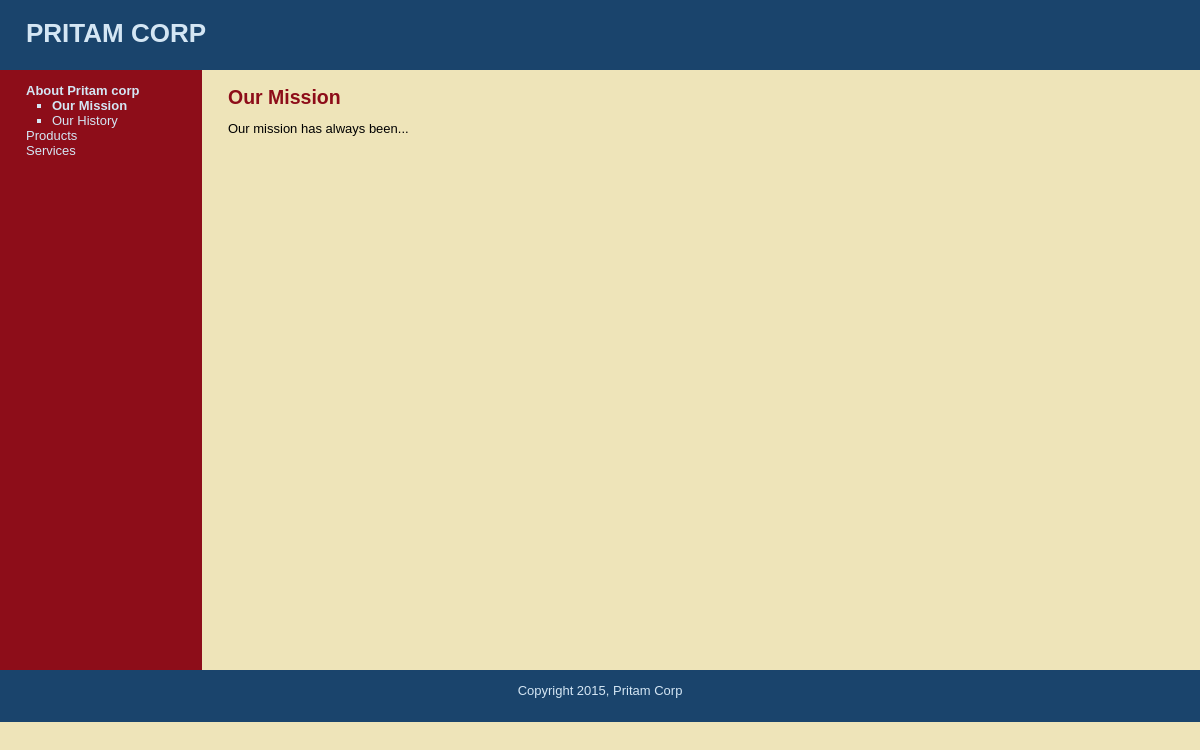
Page /index.php?subject=1 on the committed database.
### tables this page shows
CREATE TABLE `subjects` (
  `id` int(10) NOT NULL AUTO_INCREMENT,
  `menu_name` varchar(30) NOT NULL,
  `position` int(3) NOT NULL,
  `visible` tinyint(1) NOT NULL,
  PRIMARY KEY (`id`)
);

CREATE TABLE `pages` (
  `id` int(11) NOT NULL AUTO_INCREMENT,
  `subject_id` int(10) NOT NULL,
  `menu_name` varchar(30) NOT NULL,
  `position` int(3) NOT NULL,
  `visible` tinyint(1) DEFAULT NULL,
  `content` text,
  PRIMARY KEY (`id`),
  KEY `subject_id` (`subject_id`)
);

### public/index.php (the view, shortened to what this page needs)
<?php  require_once("../includes/db_connection.php"); ?>
<?php  require_once("../includes/functions.php"); ?>
<?php include("../includes/layouts/header.php"); ?>
<?php find_selected_page(true); ?>
<div id="main">
	<div id="navigation">
		<?php echo public_navigation($selected_subject_id,$selected_page_id); ?>
	</div>
	<div id="page">
		<?php
			if(isset($selected_page_id))
			{
				$page=find_page_by_id($selected_page_id,true);
		?>
				<div>
					<h2><?php echo htmlentities($page["menu_name"]); ?></h2>
					<?php echo nl2br(htmlentities($page["content"])); ?>
				</div>
		<?php
			}
			else
			{
		?>
				<h3>Welcome to Pritam Corp</h3>
		<?php
			}
		?>
	</div>
</div>
<?php include("../includes/layouts/footer.php"); ?>

### includes/functions.php (shortened to what this page needs)
<?php
	function mysql_prep($string)
	{
		global $connection;
		$escape_string = mysqli_real_escape_string($connection,$string);
		return $escape_string;
	}
	function find_all_subjects($public=true)
	{
		global $connection;
		$query = "SELECT * FROM subjects ";
		if($public)
			$query .= " WHERE visible = 1 ";
		$query .= "ORDER BY position ASC";
		$subject_set = mysqli_query($connection,$query);
		return $subject_set;
	}
	function find_pages_per_subject($subject_id,$public=true)
	{
		global $connection;
		$safe_subject_id = mysql_prep($subject_id);
		$query = "SELECT * FROM pages WHERE subject_id = {$safe_subject_id} ";
		if($public)
			$query .= " AND visible = 1 ";
		$query .= " ORDER BY position ASC";
		$page_set = mysqli_query($connection,$query);
		return $page_set;
	}
	function find_page_by_id($page_id,$public=true)
	{
		global $connection;
		$safe_page_id = mysql_prep($page_id);
		$query = "SELECT * FROM pages WHERE id = {$safe_page_id} ";
		if($public)
			$query .=" AND visible=1 ";
		$query .= " LIMIT 1";
		$result = mysqli_query($connection,$query);
		if($page_details = mysqli_fetch_assoc($result))
			return $page_details;
		else
			return null;
	}
	function public_navigation($subject_id,$page_id)
	{
		$subject_set = find_all_subjects(true);
		$output = "<ul class='subjects'>";
		while($subject = mysqli_fetch_assoc($subject_set))
		{
			$output .= "<li";
			if($subject_id == $subject['id'])
				$output .= " class='selected'";
			else
				$output .= ">" ;
			$output .= "<a href=\"index.php?subject=";
			$output .= urlencode($subject['id']);
			$output .= "\">";
			$output .= htmlentities($subject['menu_name']);
			$output .= "</a>";
			$page_set = find_pages_per_subject($subject['id'],true);
			if($subject_id==$subject['id'])
			{
				$output .= "<ul class=\"pages\">";
				while($page=mysqli_fetch_assoc($page_set))
				{
					$output .= "<li";
					if($page_id == $page['id'])
						$output .= " class=\"selected\"";
					else
						$output .= ">";
					$output .= "<a href=\"index.php?page=";
					$output .= urlencode($page['id']);
					$output .= "\">";
					$output .= htmlentities($page['menu_name']);
					$output .= "</a></li>";
				}
				$output .= "</ul>";
			}
				$output .= "</li>";
		}
		$output .= "</ul>";
		return $output;
	}
	function find_selected_page($public=true)
	{
		if(isset($_GET['subject']))
		{
			$selected_subject_id= $_GET['subject'];
			if($public)
				$selected_page_id =find_default_page_for_subject($selected_subject_id);
			else
				$selected_page_id =null;
		}
		elseif(isset($_GET['page']))
		{
			$selected_subject_id= null;
			$selected_page_id =$_GET['page'];
			$current_page = find_page_by_id($selected_page_id,true);
		}
		else
		{
			$selected_subject_id= null;
			$selected_page_id = null;
		}
	}
	function find_default_page_for_subject($subject_id)
	{
		$page_details = find_pages_per_subject($subject_id,true);
		if($default_page = mysqli_fetch_assoc($page_details))
			return $default_page["id"];
		return null;
	}
?>

### public/stylesheets/public.css (style rules this page uses)
html { height: auto; width: 100%; }
body { height: auto; width: 100%; margin: 0; padding: 0; border: 0 ; font-family: Verdana, Arial, Helvetica, sans-serif; font-size: 13px; line-height: 15px; background: #EEE4B9; }
a { color: #8D0D19; }
#main { height: 600px; width: 100%; margin: 0; padding: 0; background: #EEE4B9; }
#navigation { float: left; width: 150px; height: 100%; margin: 0; padding: 0 2em; color: #D4E6F4; background: #8D0D19; }
#navigation a { color: #D4E6F4; text-decoration: none; }
ul.subjects { margin: 1em 0; padding-left: 0; list-style: none; }
ul.pages { padding-left: 2em; list-style: square; font-weight: normal; }
.selected { font-weight: bold; }
#page { float: left; height: 100%; padding-left: 2em; vertical-align: top; background: #EEE4B9; }
#page h2 { color: #8D0D19; margin-top: 1em; }

### rows in the picture
subjects: value "About Pritam corp"
pages: value "Our Mission", menu_name "Our Mission", content "Our mission has always been..."
pages: value "Our History"
subjects: value "Products"
subjects: value "Services"
